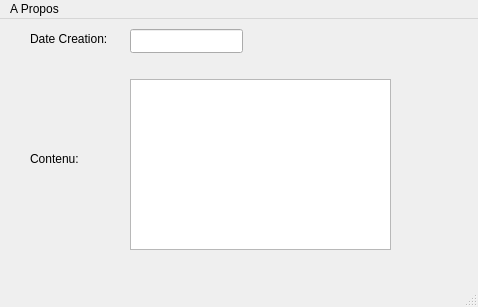
<?xml version="1.0" encoding="UTF-8"?>
<ui version="4.0">
 <class>WidgetInteractionPage</class>
 <widget class="QMainWindow" name="WidgetInteractionPage">
  <property name="geometry">
   <rect>
    <x>0</x>
    <y>0</y>
    <width>478</width>
    <height>307</height>
   </rect>
  </property>
  <property name="windowTitle">
   <string>Interaction_Page</string>
  </property>
  <widget class="QWidget" name="centralwidget">
   <widget class="QLineEdit" name="Date_Creation">
    <property name="geometry">
     <rect>
      <x>130</x>
      <y>10</y>
      <width>113</width>
      <height>24</height>
     </rect>
    </property>
   </widget>
   <widget class="QLabel" name="label">
    <property name="geometry">
     <rect>
      <x>30</x>
      <y>10</y>
      <width>91</width>
      <height>20</height>
     </rect>
    </property>
    <property name="text">
     <string>Date Creation:</string>
    </property>
   </widget>
   <widget class="QTextEdit" name="Contenu">
    <property name="geometry">
     <rect>
      <x>130</x>
      <y>60</y>
      <width>261</width>
      <height>171</height>
     </rect>
    </property>
   </widget>
   <widget class="QLabel" name="label_2">
    <property name="geometry">
     <rect>
      <x>30</x>
      <y>130</y>
      <width>91</width>
      <height>20</height>
     </rect>
    </property>
    <property name="text">
     <string>Contenu:</string>
    </property>
   </widget>
  </widget>
  <widget class="QMenuBar" name="menubar">
   <property name="geometry">
    <rect>
     <x>0</x>
     <y>0</y>
     <width>478</width>
     <height>21</height>
    </rect>
   </property>
   <widget class="QMenu" name="menuA_Propos">
    <property name="title">
     <string>A Propos</string>
    </property>
    <addaction name="actionAjouter_Todo"/>
   </widget>
   <addaction name="menuA_Propos"/>
  </widget>
  <widget class="QStatusBar" name="statusbar"/>
  <action name="actionAjouter_Todo">
   <property name="icon">
    <iconset resource="Ressources_QT.qrc">
     <normaloff>:/rec/Ressources/tache.png</normaloff>:/rec/Ressources/tache.png</iconset>
   </property>
   <property name="text">
    <string>Ajouter Todo</string>
   </property>
  </action>
 </widget>
 <resources>
  <include location="Ressources_QT.qrc"/>
 </resources>
 <connections/>
</ui>
